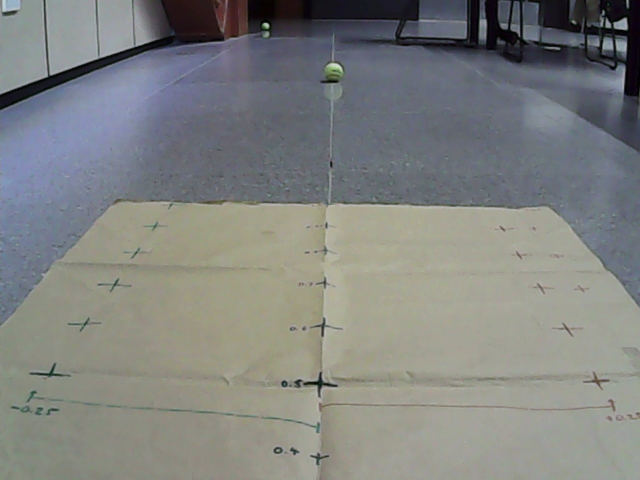
#> input picture CV/calibration_img.jpg, 1280 x 960 px (shown at 1/2 size)
$ python -i cv_alg_test.py   (imports and definitions only)
#> lines starting #> are read from the running program, lines starting #| are printed output that depends on the picture; after the words box and inside, x2 and y2 are one past the last pixel; in counts of white or black regions, pixels touching at a corner belong together
#> further down, picture is the input picture: shape (960, 1280, 3); mean B, G, R 127.6, 130.1, 128
import cv2
import numpy as np

def preprocess_image(image):
    # Apply Gaussian blur to reduce noise
    blurred = cv2.GaussianBlur(image, (11, 11), 0)

    # Convert to HSV color space for better color filtering
    hsv = cv2.cvtColor(blurred, cv2.COLOR_BGR2HSV)
#> hsv: shape (960, 1280, 3); mean H, S, V 66.5, 34.7, 136.6

    return hsv

def detect_tennis_ball(image):
    # Load the image
    # image = cv2.imread(image_path)
    if image is None:
        print("Error: Could not read the image.")
        return None

    # Resize the image for consistency
    # resized = cv2.resize(image, (600, 400))

    # Preprocess the image
    hsv = preprocess_image(image)

    # Define HSV range for the tennis ball (adjustable)
    greenLower = (30, 40, 40)
    greenUpper = (85, 255, 255)

    # Create a mask for the tennis ball
    mask = cv2.inRange(hsv, greenLower, greenUpper)
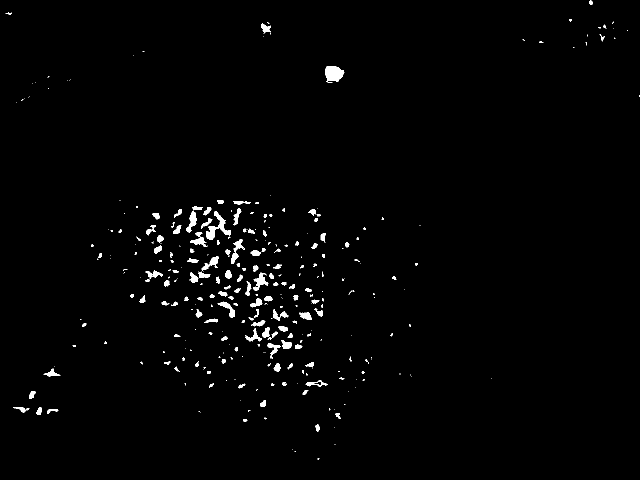
#> mask: shape (960, 1280) (shown at 1/2 size); 1.4% white; 338 white regions (188 under 20 px), largest, box (x1, y1, x2, y2) and area: (650, 132, 689, 166) 923, (412, 422, 462, 479) 887, (506, 545, 537, 581) 450

    # Remove noise with morphological operations
    mask = cv2.erode(mask, None, iterations=2)
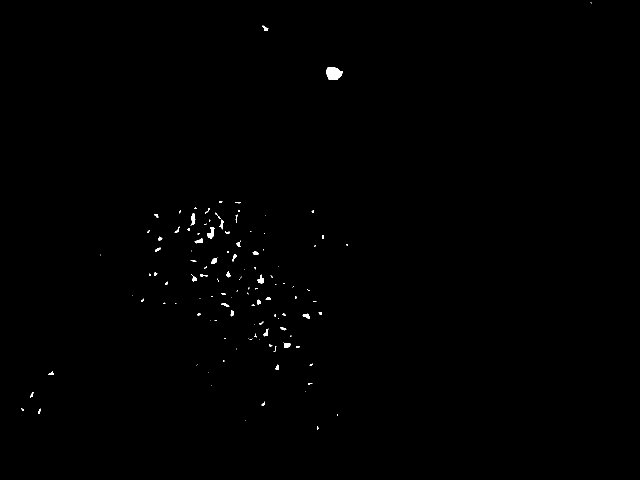
#> mask: shape (960, 1280) (shown at 1/2 size); 0.29% white; 119 white regions (71 under 20 px), largest, box (x1, y1, x2, y2) and area: (652, 134, 686, 160) 642, (414, 455, 429, 477) 182, (381, 426, 391, 451) 138
    mask = cv2.dilate(mask, None, iterations=2)
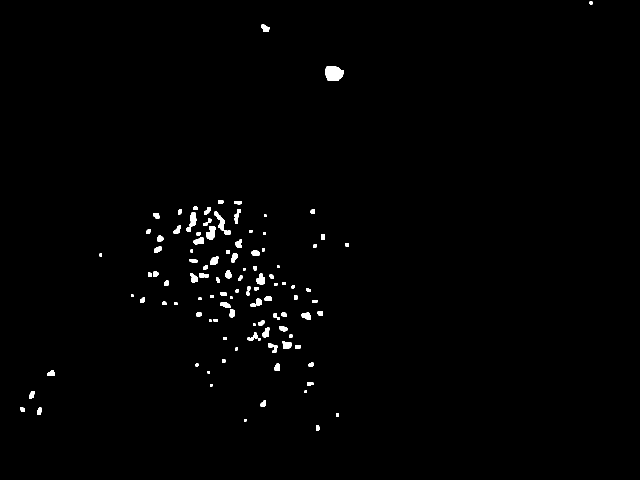
#> mask: shape (960, 1280) (shown at 1/2 size); 0.91% white; 111 white regions

    # Find contours
    contours, _ = cv2.findContours(mask, cv2.RETR_EXTERNAL, cv2.CHAIN_APPROX_SIMPLE)
#> contours = 111 contours, 12 with area under 20; largest, box (x1, y1, x2, y2) and area: (650, 132, 688, 162) 844, (429, 423, 461, 469) 374, (412, 453, 431, 479) 322, (379, 424, 393, 453) 266, (512, 547, 530, 569) 239
    results = []
    for contour in contours:
        # Calculate the circularity of the contour
        area = cv2.contourArea(contour)
        perimeter = cv2.arcLength(contour, True)
        if perimeter == 0:
            continue
        circularity = 4 * np.pi * (area / (perimeter ** 2))

        # Apply circularity and size filtering
        if 0.7 < circularity < 1.2 and area > 100:
            # Compute the minimum enclosing circle and centroid
            ((x, y), radius) = cv2.minEnclosingCircle(contour)
            if radius > 10:  # Further filter small objects
                M = cv2.moments(contour)
                if M["m00"] > 0:
                    center = (int(M["m10"] / M["m00"]), int(M["m01"] / M["m00"]))
                    results.append(center)
#> this loop made 111 passes
#> (area, perimeter, circularity, x, y, radius, center) on passes 33, 109: (183, 56.97, 0.709, 612, 633.5, 10.55, (612, 631)), (844.5, 116.2, 0.786, 668, 145.5, 19.51, (667, 146))
#> (area, perimeter, circularity, x, y, radius) on passes 13, 43, 46, 69, 75, 78: (118, 43.31, 0.79, 553.8, 734.1, 7.83), (113.5, 41.9, 0.812, 516.9, 603.8, 7.34), (100.5, 39.9, 0.793, 536, 597.5, 7.43), (140.5, 47.56, 0.781, 456.5, 548.5, 7.91), (193, 56.97, 0.747, 428, 521, 11.31), (132.5, 46.73, 0.763, 511, 506, 8.54)
#> after the loop, results = [(612, 631), (428, 521), (667, 146)]
                    # [9 lines of commented-out code are left out]
    return np.array(results)

# Example usage with your image:
import imutils
from collections import deque

# [92 lines left out: functions detect_ball_circularity_colour, detect_optimized_tennis_ball, not called in this run]

>>> import cv2
>>> picture = cv2.imread('calibration_img.jpg')
>>> result = detect_tennis_ball(picture)
#> result = [[612, 631], [428, 521], [667, 146]]
